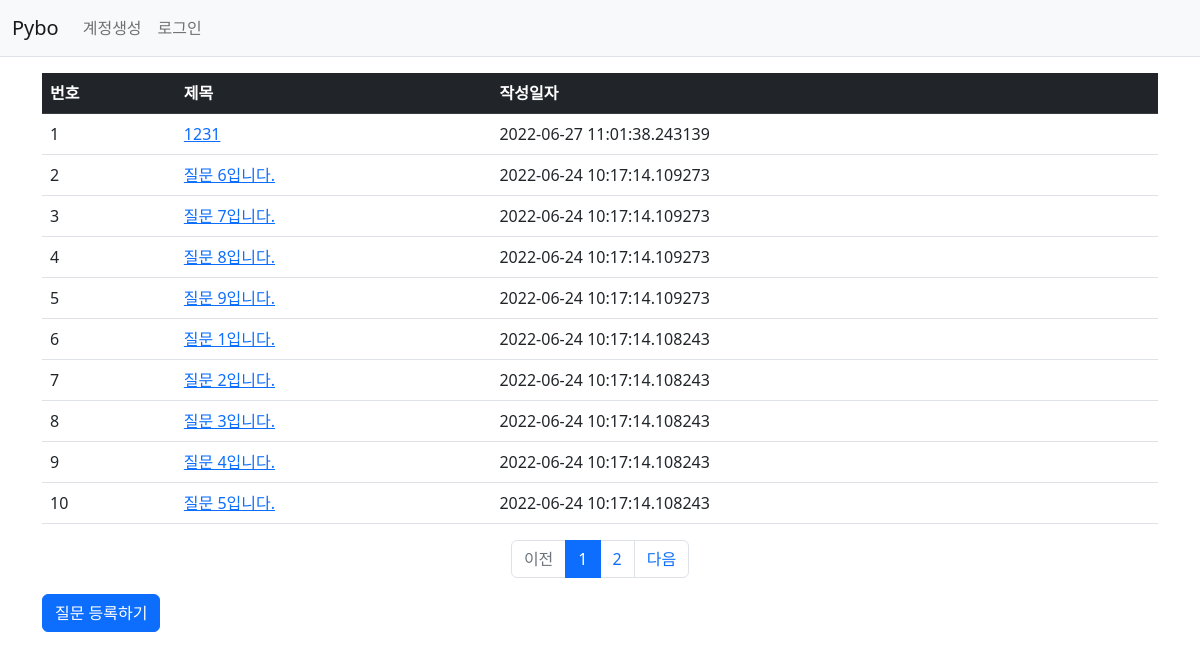
Page /question/list/ on the committed database.
### pybo/models.py (models this page shows)
class Question(db.Model):
    id = db.Column(db.Integer, primary_key=True)
    subject = db.Column(db.String(200), nullable=False)
    content = db.Column(db.Text(), nullable=False)
    create_date = db.Column(db.DateTime(), nullable=False)

### pybo/views/question_views.py (the view)
@bp.route('/list/')
def questionList () :
    page = request.args.get('page', type=int, default=1)  # 페이지
    question_list = Question.query.order_by(Question.create_date.desc())
    question_list = question_list.paginate(page, per_page=10)
    return render_template('question/question_list.html', question_list=question_list)

### pybo/templates/question/question_list.html
{% extends 'base.html' %}
{% block content %}
    <div class="container my-3">
        <table class="table">
            <thead>
            <tr class="table-dark">
                <th>번호</th>
                <th>제목</th>
                <th>작성일자</th>
            </tr>
            </thead>
            <tbody>
                {% if question_list %}
                    {% for question in question_list.items %}
                        <tr>
                            <td>{{loop.index}}</td>
                            <td><a href="{{ url_for('question.detail', question_id=question.id)}}">{{ question.subject}}</a></td>
                            <td>{{ question.create_date }}</td>
                        </tr>
                    {% endfor %}
                {% endif %}
            </tbody>
        </table>
    <ul class="pagination justify-content-center">
        {% if question_list.has_prev %}
        <li class="page-item">
            <a class="page-link" href="?page={{ question_list.prev_num }}">이전</a>
        </li>
        {% else %}
        <li class="page-item disabled">
            <a class="page-link" tabindex="-1" aria-disabled="true" href="javascript:void(0)">이전</a>
        </li>
        {% endif %}
        {% for page_num in question_list.iter_pages() %}
        {% if page_num %}
        {% if page_num != question_list.page %}
        <li class="page-item">
            <a class="page-link" href="?page={{ page_num }}">{{ page_num }}</a>
        </li>
        {% else %}
        <li class="page-item active" aria-current="page">
            <a class="page-link" href="javascript:void(0)">{{ page_num }}</a>
        </li>
        {% endif %}
        {% else %}
        <li class="disabled">
            <a class="page-link" href="javascript:void(0)">...</a>
        </li>
        {% endif %}
        {% endfor %}
        {% if question_list.has_next %}
        <li class="page-item">
            <a class="page-link" href="?page={{ question_list.next_num }}">다음</a>
        </li>
        {% else %}
        <li class="page-item disabled">
            <a class="page-link" tabindex="-1" aria-disabled="true" href="javascript:void(0)">다음</a>
        </li>
        {% endif %}
    </ul>
        <a href="{{ url_for('question.create')}}" class="btn btn-primary">질문 등록하기</a>
    </div>
{% endblock %}

### pybo/templates/base.html (shortened to what this page needs)
<!doctype html>
<html lang="ko">
<head>
    <link rel="stylesheet" href="{{ url_for('static', filename='bootstrap.min.css') }}">
    <link rel="stylesheet" href="{{ url_for('static', filename='style.css') }}">
</head>
<body>
<nav class="navbar navbar-expand-lg navbar-light bg-light border-bottom">
    <div class="container-fluid">
        <a class="navbar-brand" href="{{ url_for('main.index') }}">Pybo</a>
        <div class="collapse navbar-collapse" id="navbarSupportedContent">
            <ul class="navbar-nav me-auto mb-2 mb-lg-0">
                <li class="nav-item">
                   <a class="nav-link" href="{{ url_for('auth.signup') }}">계정생성</a>
                </li>
                <li class="nav-item">
                    <a class="nav-link" href="#">로그인</a>
                </li>
            </ul>
        </div>
    </div>
</nav>
{% block content %}
{% endblock %}
</body>
</html>

### rows in the picture
Question: subject "1231", create_date "2022-06-27 11:01:38.243139"
Question: subject "질문 6입니다.", create_date "2022-06-24 10:17:14.109273"
Question: subject "질문 7입니다.", create_date "2022-06-24 10:17:14.109273"
Question: subject "질문 8입니다.", create_date "2022-06-24 10:17:14.109273"
Question: subject "질문 9입니다.", create_date "2022-06-24 10:17:14.109273"
Question: subject "질문 1입니다.", create_date "2022-06-24 10:17:14.108243"
Question: subject "질문 2입니다.", create_date "2022-06-24 10:17:14.108243"
Question: subject "질문 3입니다.", create_date "2022-06-24 10:17:14.108243"
Question: subject "질문 4입니다.", create_date "2022-06-24 10:17:14.108243"
Question: subject "질문 5입니다.", create_date "2022-06-24 10:17:14.108243"

### other values in the picture
{{ page_num }} "1"
{{ page_num }} "2"
